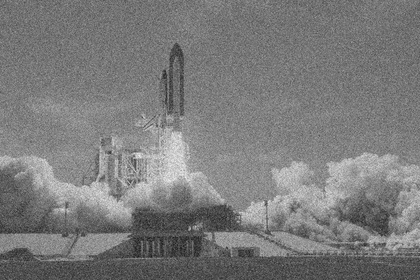
%> input picture dev02/section5/Q1/navette.jpg, 420 x 280 px, shrunk from 3000 x 2000 before the run
$ octave yrdy.m   (GNU Octave 9; MATLAB toolbox functions it lacks are replaced by stand-ins)
%> lines starting %> are read from the running program, lines starting %| are printed output that depends on the picture
% Demo macro to filter an image in the Foureir domain.
clc;    % Clear the command window.
close all;  % Close all figures (except those of imtool.)
imtool close all;  % Close all imtool figures if you have the Image Processing Toolbox.
clear;  % Erase all existing variables. Or clearvars if you want.
workspace;  % Make sure the workspace panel is showing.
format long g;
format compact;
fontSize = 20;
% folder = fullfile(matlabroot, '\toolbox\images\imdemos');
grayImage = imread('navette.jpg');
%> grayImage is the input picture: size 280x420 uint8; min 25, max 239, mean 122.9
[rows columns numberOfColorBands] = size(grayImage);
%> rows = 280; columns = 420; numberOfColorBands = 1
if numberOfColorBands > 1
  grayImage = rgb2gray(grayImage);
end
subplot(2,2, 1);
imshow(grayImage, [0 255]);
title('Original Image', 'FontSize', fontSize);
set(gcf, 'units','normalized','outerposition',[0 0 1 1]); % Maximize figure.
grayImage = double(grayImage);
%> grayImage: size 280x420 double
frequencyImage = fftshift(fft2(grayImage));
subplot(2,2, 2);
amplitudeImage = log(abs(frequencyImage));
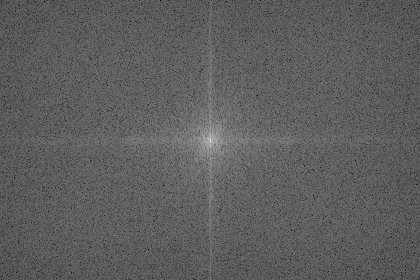
%> amplitudeImage: size 280x420 double; min 3.1, max 16.49, mean 8.06; drawn with min black and max white
minValue = min(min(amplitudeImage))
%> minValue = 3.1
maxValue = max(max(amplitudeImage))
%> maxValue = 16.49
imshow(amplitudeImage, []);
title('Notice the two spikes perpendicular to periodic frequencies', 'FontSize', fontSize);
% zoom(10)
[midpointX, midpointY] = find(amplitudeImage == maxValue)
%> midpointX = 141; midpointY = 211
filterWindowHalfWidth = 1;
for row = midpointY-filterWindowHalfWidth:midpointY+filterWindowHalfWidth
  for column = midpointX-filterWindowHalfWidth:midpointX+filterWindowHalfWidth
    frequencyImage(row-4, column+7) = 0;
    frequencyImage(row+4, column-7) = 0;
  end
end
%> this loop made 3 passes
amplitudeImage2 = log(abs(frequencyImage));
minValue = min(min(amplitudeImage2))
%> minValue = -Inf
maxValue = max(max(amplitudeImage2))
subplot(2,2, 3);
imshow(amplitudeImage2, [minValue maxValue]);
title('Two dots zeroed out', 'FontSize', fontSize);
% zoom(10)
filteredImage = ifft2(fftshift(frequencyImage));
amplitudeImage3 = abs(filteredImage);
minValue = min(min(amplitudeImage3))
%> minValue = 24.77
maxValue = max(max(amplitudeImage3))
%> maxValue = 239
subplot(2,2, 4);
imshow(amplitudeImage3, [minValue maxValue]);
title('Filtered Image', 'FontSize', fontSize);
% set(gcf, 'units','normalized','outerposition',[0 0 1 1]); % Maximize figure.
% %
